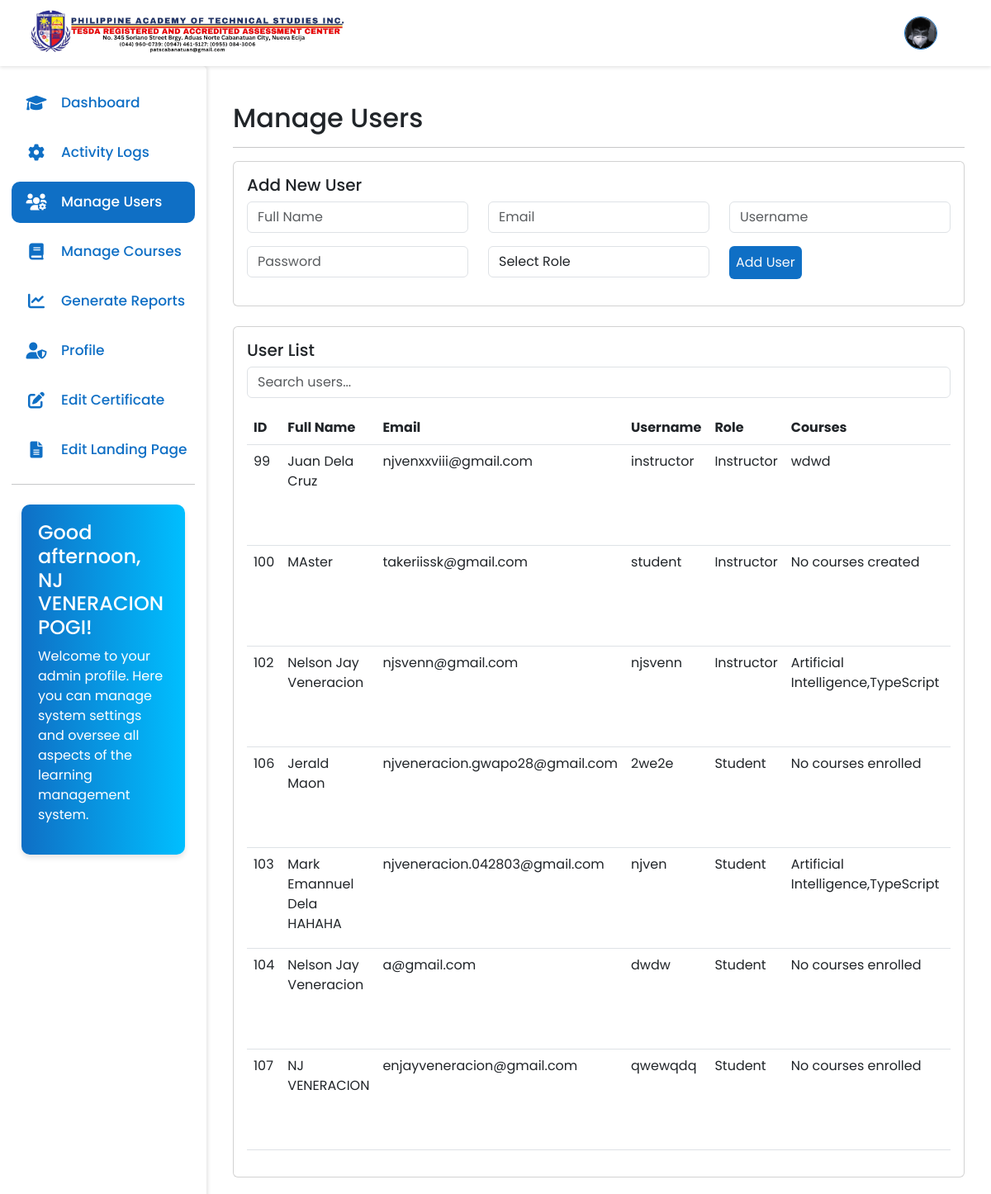
The page /admin/main.php?page=manage-users (signed in) on the database its author committed.
### tables this page shows
CREATE TABLE `header` (
  `id` int(11) NOT NULL,
  `logo` varchar(100) DEFAULT NULL
);

CREATE TABLE `users` (
  `user_id` int(11) NOT NULL,
  `fullname` varchar(60) NOT NULL,
  `username` varchar(30) NOT NULL,
  `profile_picture` varchar(100) NOT NULL,
  `email` varchar(40) NOT NULL,
  `password` varchar(70) NOT NULL,
  `role` varchar(15) NOT NULL,
  `otp` varchar(6) DEFAULT NULL,
  `otp_expiration` datetime DEFAULT NULL,
  `is_verified` tinyint(1) DEFAULT 0,
  `created_at` datetime NOT NULL DEFAULT current_timestamp()
);

### admin/manage-users.php (the view, shortened to what this page needs)
<?php
include '../config/db.php';
$sql = "SELECT u.*,
        GROUP_CONCAT(DISTINCT CASE WHEN u.role = 'student' THEN c.course_name ELSE NULL END) AS enrolled_courses,
        GROUP_CONCAT(DISTINCT CASE WHEN u.role = 'instructor' THEN c.course_name ELSE NULL END) AS created_courses
        FROM users u
        LEFT JOIN enrollments e ON u.user_id = e.user_id
        LEFT JOIN courses c ON (u.role = 'student' AND e.course_id = c.course_id) OR (u.role = 'instructor' AND c.user_id = u.user_id)
        WHERE u.role IN ('student', 'instructor')
        GROUP BY u.user_id
        ORDER BY u.role, u.fullname";
$result = $connect->query($sql);
$users = $result->fetch_all(MYSQLI_ASSOC);
?>
<div class="container-fluid mt-4">
    <h2>Manage Users</h2>
    <hr>
    <div class="card mb-4">
        <div class="card-body">
            <h5 class="card-title">Add New User</h5>
            <form method="POST">
                <div class="row">
                    <div class="col-md-4 mb-3">
                        <input type="text" class="form-control" name="fullname" placeholder="Full Name" required>
                    </div>
                    <div class="col-md-4 mb-3">
                        <input type="email" class="form-control" name="email" placeholder="Email" required>
                    </div>
                    <div class="col-md-4 mb-3">
                        <input type="text" class="form-control" name="username" placeholder="Username" required>
                    </div>
                </div>
                <div class="row">
                    <div class="col-md-4 mb-3">
                        <input type="password" class="form-control" name="password" placeholder="Password" required>
                    </div>
                    <div class="col-md-4 mb-3">
                        <select class="form-control" name="role" required>
                            <option value="">Select Role</option>
                        </select>
                    </div>
                    <div class="col-md-4 mb-3">
                        <button type="submit" class="button-primary rounded p-2">Add User</button>
                    </div>
                </div>
            </form>
        </div>
    </div>
    <div class="card">
        <div class="card-body">
            <h5 class="card-title">User List</h5>
            <div class="mb-3">
                <input type="text" id="userSearch" class="form-control" placeholder="Search users...">
            </div>
            <div class="table-responsive">
                <table class="table table-hover" id="usersTable">
                    <thead>
                        <tr>
                            <th>ID</th>
                            <th>Full Name</th>
                            <th>Email</th>
                            <th>Username</th>
                            <th>Role</th>
                            <th>Courses</th>
                            <th>Actions</th>
                        </tr>
                    </thead>
                    <tbody>
                        <?php foreach ($users as $user): ?>
                        <tr>
                            <td><?php echo htmlspecialchars($user['user_id']); ?></td>
                            <td><?php echo htmlspecialchars($user['fullname']); ?></td>
                            <td><?php echo htmlspecialchars($user['email']); ?></td>
                            <td><?php echo htmlspecialchars($user['username']); ?></td>
                            <td><?php echo ucfirst(htmlspecialchars($user['role'])); ?></td>
                            <td>
                                <?php
                                if ($user['role'] == 'student') {
                                    echo htmlspecialchars($user['enrolled_courses'] ?: 'No courses enrolled');
                                } else {
                                    echo htmlspecialchars($user['created_courses'] ?: 'No courses created');
                                }
                                ?>
                            </td>
                            <td>
                            </td>
                        </tr>
                        <?php endforeach; ?>
                    </tbody>
                </table>
            </div>
        </div>
    </div>
</div>

### admin/main.php (shortened to what this page needs)
<?php
include '../config/db.php';
$userID = $_SESSION['userID'];
$page = isset($_GET['page']) ? $_GET['page'] : 'dashboard';
switch($page){
    case 'manage-users':
        $filename = 'manage-users.php';
        break;
}
$sqlProfile = "SELECT profile_picture FROM users WHERE user_id = '$userID'";
$resultProfile = mysqli_query($connect, $sqlProfile);
$pic = mysqli_fetch_assoc($resultProfile);
$profilePic = $pic['profile_picture'] ?? 'default.png';
$sqlHeader = "SELECT * FROM header";
$resultHeader = mysqli_query($connect, $sqlHeader);
$header = mysqli_fetch_assoc($resultHeader);
$logo = $header['logo'];
?>
<!DOCTYPE html>
<html lang="en">
<head>
    <link href="https://cdn.jsdelivr.net/npm/bootstrap@5.3.0/dist/css/bootstrap.min.css" rel="stylesheet">
    <link href="https://cdnjs.cloudflare.com/ajax/libs/font-awesome/6.0.0-beta3/css/all.min.css" rel="stylesheet">
    <link rel="stylesheet" href="../assets/css/side-nav.css?v2">
    <link rel="stylesheet" href="../assets/css/color.css">
</head>
<body>
    <nav class="navbar navbar-expand-lg fixed-top">
        <div class="container-fluid ms-4 me-4">
            <a class="navbar-brand">
                <img src="<?= $logo; ?>" alt="Pats Logo" style="height: 60px;">
            </a>
            <div class="d-flex align-items-center ms-auto">
                <div class="dropdown">
                    <button class="btn btn-link me-3" type="button" id="profileDropdown" data-bs-toggle="dropdown" aria-expanded="false">
                    <img src="../uploads/profile-pictures/<?php echo (!empty($profilePic)) ? $profilePic : 'default.png'; ?>" alt="profile photo" style="width: 40px; height: 40px; border-radius: 50%; object-fit: cover;">
                    </button>
                </div>
            </div>
        </div>
    </nav>
    <nav class="sidebar">
        <div class="menu-bar">
            <div class="menu">
                <ul class="menu-links">
                    <li class="nav-link">
                        <a href="?page=dashboard">
                            <i class="fa-solid fa-graduation-cap icon modified-text-primary"></i>
                            <span class="text nav-text modified-text-primary">Dashboard</span>
                        </a>
                    </li>
                    <li class="nav-link">
                        <a href="?page=activity-logs">
                            <i class="fa-solid fa-gear icon modified-text-primary"></i>
                            <span class="text nav-text modified-text-primary">Activity Logs</span>
                        </a>
                    </li>
                    <li class="nav-link">
                        <a href="?page=manage-users">
                        <i class="fa-solid fa-users-gear icon modified-text-primary"></i>
                            <span class="text nav-text modified-text-primary">Manage Users</span>
                        </a>
                    </li>
                    <li class="nav-link">
                        <a href="?page=manage-courses">
                        <i class="fa-solid fa-book icon modified-text-primary"></i>
                            <span class="text nav-text modified-text-primary">Manage Courses</span>
                        </a>
                    </li>
                    <li class="nav-link">
                        <a href="?page=generate-reports">
                          <i class="fa-solid fa-chart-line icon modified-text-primary"></i>
                            <span class="text nav-text">Generate Reports</span>
                        </a>
                    </li>
                    <li class="nav-link">
                        <a href="?page=profile">
                        <i class="fa-solid fa-user-shield icon modified-text-primary"></i>
                            <span class="text nav-text modified-text-primary">Profile</span>
                        </a>
                    </li>
                   <li class="nav-link">
                        <a href="?page=edit-certificate">
                            <i class="fa-solid fa-edit icon"></i>
                            <span class="text nav-text">Edit Certificate</span>
                        </a>
                    </li>
                    <li class="nav-item dropdown">
                        <a class="nav-link " role="button" data-bs-toggle="dropdown" aria-expanded="false">
                            <i class="fa-solid fa-file-alt icon modified-text-primary"></i>
                            <span class="text nav-text modified-text-primary">Edit Landing Page</span>
                        </a>
                    </li>
                    <hr>
                    <div class="container mt-4">
                        <div class="welcome-text">
                            <h4 id="greeting"></h4>
                            <p>Welcome to your admin profile. Here you can manage system settings and oversee all aspects of the learning management system.</p>
                        </div>
                    </div>
                </ul>
            </div>
        </div>
    </nav>
    <div class="content flex-grow-1" id="content-area">
    <?php include $filename; ?>
    </div>
</body>
</html>

### assets/css/side-nav.css (style rules this page uses)
* { margin: 0; padding: 0; box-sizing: border-box; font-family: 'Poppins', sans-serif; }
* > .nav-link { border-radius: 10px; }
:root { --body-color: #cbedfd; --sidebar-color: #FFF; --primary-color: #0f6fc5; --primary-color-light: #F6F5FF; --toggle-color: #DDD; --text-color: #0f6fc5; --background-color: white; --tran-03: all 0.2s ease; --tran-04: all 0.3s ease; --tran-05: all 0.3s ease; }
body { font-family: 'Poppins', sans-serif; background-color: var(--background-color); padding-top: 80px; }
.sidebar { position: fixed; top: 80px; left: 0; bottom: 0; height: 100%; width: 250px; padding: 10px 14px; background: var(--sidebar-color); transition: var(--tran-05); z-index: 100; border-top-right-radius: 5px; overflow-y: auto; box-shadow: 2px 0 4px rgba(0,0,0,0.1); }
.sidebar li { height: 50px; list-style: none; display: flex; align-items: center; margin-top: 10px; }
.header .image, .sidebar .icon { min-width: 60px; border-radius: 6px; }
.sidebar .icon { min-width: 60px; border-radius: 6px; height: 100%; display: flex; align-items: center; justify-content: center; font-size: 20px; }
.sidebar .text, .sidebar .icon { color: var(--text-color); transition: var(--tran-03); }
.sidebar .text { font-size: 17px; font-weight: 500; white-space: nowrap; opacity: 1; }
.sidebar li a { list-style: none; height: 100%; background-color: transparent; display: flex; align-items: center; height: 100%; width: 100%; text-decoration: none; transition: var(--tran-03); }
.sidebar .menu-bar { height: calc(100% - 55px); display: flex; flex-direction: column; justify-content: space-between; overflow-y: scroll; }
.menu-links { padding: 0; position: relative; }
.navbar { background-color: var(--background-color); box-shadow: 0 2px 4px rgba(0,0,0,0.1); height: 80px; }
.navbar-brand, .nav-link { color: var(--text-color); }
.sidebar .nav-link a { color: #333; transition: all 0.3s ease; padding: 15px 0px; height: 100%; width: 100%; }
.sidebar .nav-link.active { background-color: #0f6fc5 ; border-radius: 10px; }
.sidebar .nav-link.active a, .sidebar .nav-link.active i, .sidebar .nav-link.active span { color: white !important; }
.sidebar .nav-link a { color: #333; text-decoration: none; }
.content { transition: all 0.3s; padding: 20px; }
.dropdown button img { height: 40px; width: 40px; border: 1px solid #0f6fc5; border-radius: 50%; }
@media (min-width: 769px) { .content { margin-left: 250px; } }
.welcome-text { background: linear-gradient(to right, #0f6fc5, #00bfff); color: white; padding: 20px; border-radius: 10px; margin-bottom: 20px; box-shadow: 0 4px 6px rgba(0, 0, 0, 0.1); transition: transform 0.3s ease; }

### assets/css/color.css (style rules this page uses)
:root { --primary-color: #0f6fc5; --secondary-color: #6c757d; --success-color: #28a745; --danger-color: #dc3545; --warning-color: #ffc107; --info-color: #17a2b8; --light-color: #f8f9fa; --dark-color: #343a40; --text-primary: #212529; --text-secondary: #6c757d; --text-light: #f8f9fa; --bg-primary: #ffffff; --bg-secondary: #f8f9fa; --border-color: #dee2e6; --accent-color: #fd7e14; --highlight-color: #20c997; }
.button-primary { background-color: var(--primary-color) !important; color: var(--text-light) !important; transition: all 0.3s ease !important; border: none; }
.modified-text-primary { color: var(--primary-color) !important; }

### rows shown on the page
header: logo (picture)
users: profile_picture (picture)
users: user_id "99", fullname "Juan Dela Cruz", email "njvenxxviii@gmail.com", username "instructor", role "Instructor", created_courses "wdwd"
users: user_id "100", fullname "MAster", email "takeriissk@gmail.com", username "student", role "Instructor", created_courses "No courses created"
users: user_id "102", fullname "Nelson Jay Veneracion", email "njsvenn@gmail.com", username "njsvenn", role "Instructor", created_courses "Artificial Intelligence,TypeScript"
users: user_id "106", fullname "Jerald Maon", email "njveneracion.gwapo28@gmail.com", username "2we2e", role "Student", enrolled_courses "No courses enrolled"
users: user_id "103", fullname "Mark Emannuel Dela HAHAHA", email "njveneracion.042803@gmail.com", username "njven", role "Student", enrolled_courses "Artificial Intelligence,TypeScript"
users: user_id "104", fullname "Nelson Jay Veneracion", email "a@gmail.com", username "dwdw", role "Student", enrolled_courses "No courses enrolled"
users: user_id "107", fullname "NJ VENERACION", email "enjayveneracion@gmail.com", username "qwewqdq", role "Student", enrolled_courses "No courses enrolled"
